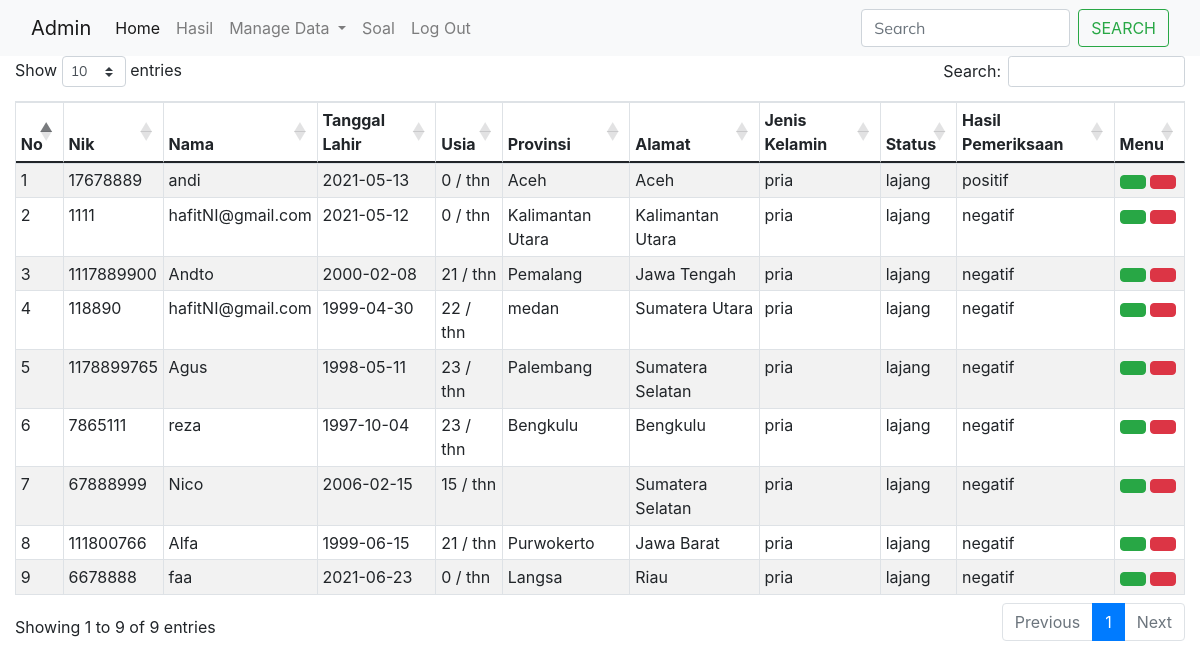
Page /index.php?dataRegistrasi (signed in) on the committed database.
### tables this page shows
CREATE TABLE `tbl_register` (
  `id_register` int(11) NOT NULL,
  `nik` int(90) NOT NULL,
  `nama` char(90) NOT NULL,
  `tanggallahir` date NOT NULL,
  `usia` int(30) NOT NULL,
  `alamat` text NOT NULL,
  `provinsi` char(60) NOT NULL,
  `jk` enum('pria','wanita') NOT NULL,
  `status` enum('lajang','menikah') NOT NULL,
  `hasil_pemeriksaan` enum('negatif','positif') NOT NULL
);

### halamanAdmin/dataRegistrasi.php (the view, shortened to what this page needs)
<?php
include_once"modal/menu_pemeriksaan.php";
?>
<table id="example" class="table table-bordered table-striped table-hover table-sm">
    <thead>
        <th>No</th>
        <th>Nik</th>
        <th>Nama</th>
        <th>Tanggal Lahir</th>
        <th>Usia</th>
        <th>Provinsi</th>
        <th>Alamat</th>
        <th>Jenis Kelamin</th>
        <th>Status</th>
        <th>Hasil Pemeriksaan</th>
        <th><center> Menu</center></th>
    </thead>
    <tbody>
        <?php
            $user = mysqli_query($conn,"SELECT * FROM tbl_register ");
                $no=1;
                while($rowUser = mysqli_fetch_array($user)){
                    $tanggal_lahir = new DateTime($rowUser['tanggallahir']);
                    $sekarang = new DateTime("today");
                    $thn = $sekarang->diff($tanggal_lahir)->y;
                    echo"<tr>
                        <td>$no</td>
                        <td>$rowUser[nik]</td>
                        <td>$rowUser[nama]</td>
                        <td>$rowUser[tanggallahir]</td>
                        <td>$thn / thn</td>
                        <td>$rowUser[alamat]</td>
                        <td>$rowUser[provinsi]</td>
                        <td>$rowUser[jk]</td>
                        <td>$rowUser[status]</td>
                        <td>$rowUser[hasil_pemeriksaan]</td>
                        <td>
                        <a class='btn btn-success' title='Menu Pemeriksaan' href='#menu_pemeriksaan' data-toggle='modal' data-id='$rowUser[id_register]'><span class='iconify' data-icon='carbon:zoom-in' data-inline='false'></span></a>
                        <a onClick=\"return confirm('Anda Yakin Menghapus ?')\"  href='index.php?hapusRegister=$rowUser[id_register]' class='btn btn-danger'><span class='iconify' data-icon='bx:bx-trash' data-inline='false'></span></a>
                        </td>
                    </tr>";
                $no++;
                }
        ?>
    </tbody>
</table>

### css/style.css (style rules this page uses)
html { overflow-x: hidden; }
body { line-height: 1.7; color: gray; font-weight: 400; font-size: 1rem; }
a { -webkit-transition: .3s all ease; -o-transition: .3s all ease; transition: .3s all ease; }
body:after { -webkit-transition: .3s all ease-in-out; -o-transition: .3s all ease-in-out; transition: .3s all ease-in-out; }
.btn { font-size: 12px; text-transform: uppercase; border-radius: 30px; padding: 10px 30px; }

### rows in the picture
tbl_register: nik "17678889", nama "andi", tanggallahir "2021-05-13", usia "0", alamat "Aceh", provinsi "Aceh", jk "pria", status "lajang", hasil_pemeriksaan "positif"
tbl_register: nik "1111", nama "hafitNI@gmail.com", tanggallahir "2021-05-12", thn "0", alamat "Kalimantan Utara", provinsi "Kalimantan Utara", jk "pria", status "lajang", hasil_pemeriksaan "negatif"
tbl_register: nik "1117889900", nama "Andto", tanggallahir "2000-02-08", tanggallahir "21", alamat "Pemalang", provinsi "Jawa Tengah", jk "pria", status "lajang", hasil_pemeriksaan "negatif"
tbl_register: nik "118890", nama "hafitNI@gmail.com", tanggallahir "1999-04-30", tanggallahir "22", alamat "medan", provinsi "Sumatera Utara", jk "pria", status "lajang", hasil_pemeriksaan "negatif"
tbl_register: nik "1178899765", nama "Agus", tanggallahir "1998-05-11", tanggallahir "23", alamat "Palembang", provinsi "Sumatera Selatan", jk "pria", status "lajang", hasil_pemeriksaan "negatif"
tbl_register: nik "7865111", nama "reza", tanggallahir "1997-10-04", tanggallahir "23", alamat "Bengkulu", provinsi "Bengkulu", jk "pria", status "lajang", hasil_pemeriksaan "negatif"
tbl_register: nik "67888999", nama "Nico", tanggallahir "2006-02-15", tanggallahir "15", provinsi "Sumatera Selatan", jk "pria", status "lajang", hasil_pemeriksaan "negatif"
tbl_register: nik "111800766", nama "Alfa", tanggallahir "1999-06-15", tanggallahir "21", alamat "Purwokerto", provinsi "Jawa Barat", jk "pria", status "lajang", hasil_pemeriksaan "negatif"
tbl_register: nik "6678888", nama "faa", tanggallahir "2021-06-23", tanggallahir "0", alamat "Langsa", provinsi "Riau", jk "pria", status "lajang", hasil_pemeriksaan "negatif"
